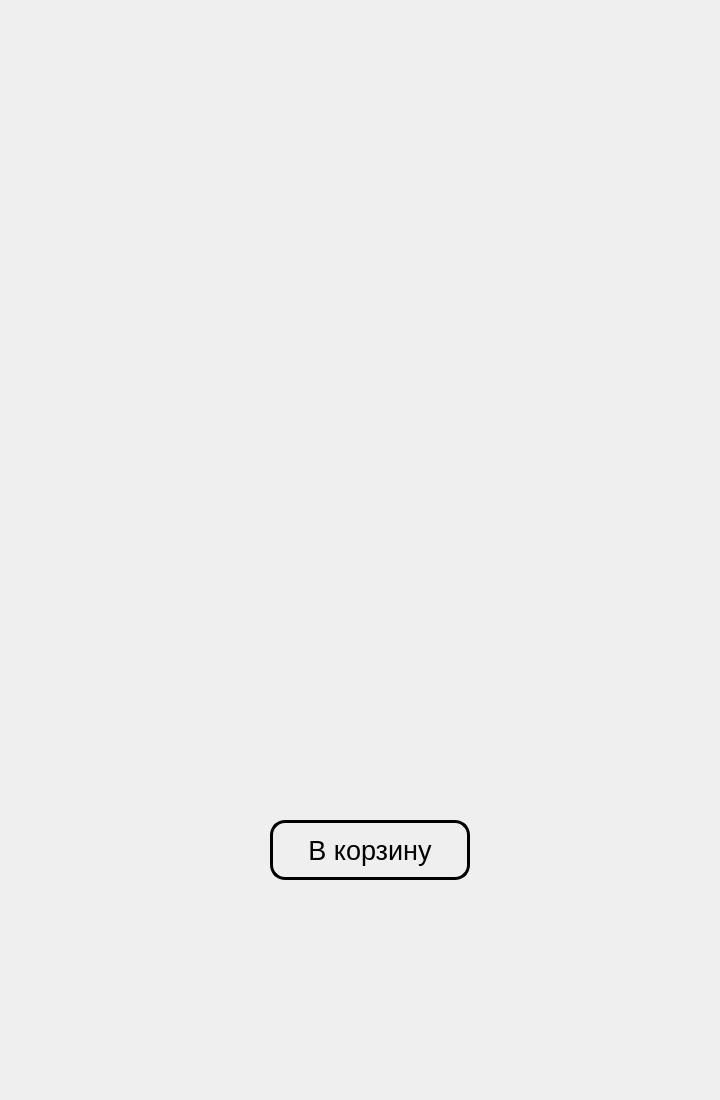
<?xml version="1.0" encoding="UTF-8"?>
<ui version="4.0">
 <class>ShowWindow</class>
 <widget class="QMainWindow" name="ShowWindow">
  <property name="geometry">
   <rect>
    <x>0</x>
    <y>0</y>
    <width>720</width>
    <height>1100</height>
   </rect>
  </property>
  <property name="windowTitle">
   <string>MainWindow</string>
  </property>
  <widget class="QWidget" name="centralwidget">
   <widget class="QLabel" name="label">
    <property name="geometry">
     <rect>
      <x>6</x>
      <y>6</y>
      <width>711</width>
      <height>1090</height>
     </rect>
    </property>
    <property name="text">
     <string/>
    </property>
   </widget>
   <widget class="QPushButton" name="back_pushButton">
    <property name="geometry">
     <rect>
      <x>590</x>
      <y>40</y>
      <width>100</width>
      <height>100</height>
     </rect>
    </property>
    <property name="styleSheet">
     <string notr="true">QPushButton { 
background-color: rgb(0, 0, 0, 0.0);
border: 0px solid red;
}</string>
    </property>
    <property name="text">
     <string/>
    </property>
    <property name="icon">
     <iconset>
      <normaloff>../img/UI-images/Кнопка выйти.png</normaloff>../img/UI-images/Кнопка выйти.png</iconset>
    </property>
    <property name="iconSize">
     <size>
      <width>80</width>
      <height>80</height>
     </size>
    </property>
   </widget>
   <widget class="QPushButton" name="card_pushButton">
    <property name="geometry">
     <rect>
      <x>10</x>
      <y>20</y>
      <width>130</width>
      <height>130</height>
     </rect>
    </property>
    <property name="styleSheet">
     <string notr="true">QPushButton { 
background-color: rgb(0, 0, 0, 0.0);
border: 0px solid red;
}</string>
    </property>
    <property name="text">
     <string/>
    </property>
    <property name="icon">
     <iconset>
      <normaloff>../img/UI-images/card.png</normaloff>../img/UI-images/card.png</iconset>
    </property>
    <property name="iconSize">
     <size>
      <width>130</width>
      <height>130</height>
     </size>
    </property>
   </widget>
   <widget class="QPushButton" name="to_card_pushButton">
    <property name="geometry">
     <rect>
      <x>270</x>
      <y>820</y>
      <width>200</width>
      <height>60</height>
     </rect>
    </property>
    <property name="minimumSize">
     <size>
      <width>200</width>
      <height>60</height>
     </size>
    </property>
    <property name="font">
     <font>
      <pointsize>20</pointsize>
     </font>
    </property>
    <property name="styleSheet">
     <string notr="true">color: black;
border: 3px solid black;
border-radius: 15px;</string>
    </property>
    <property name="text">
     <string>В корзину</string>
    </property>
   </widget>
  </widget>
 </widget>
 <resources/>
 <connections/>
</ui>
